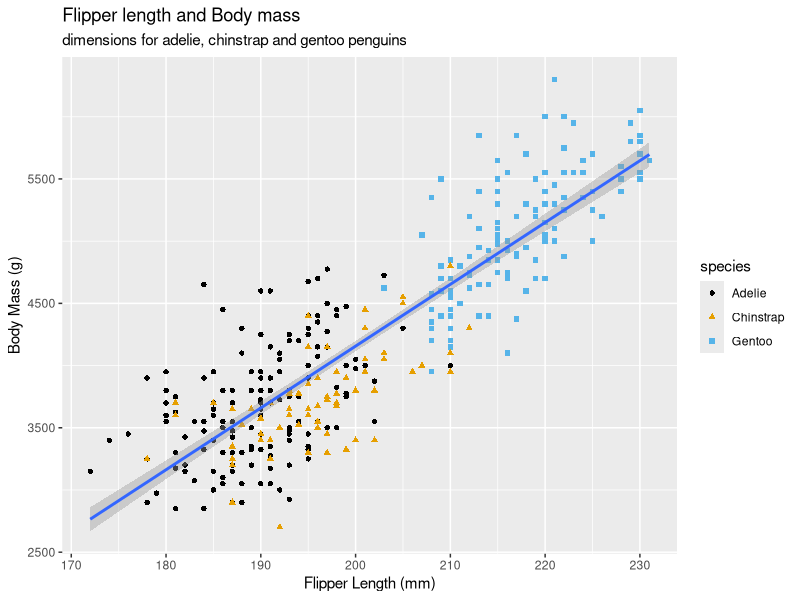

Recreate this plot in R.
library(tidyverse)
library(palmerpenguins)
library (ggthemes)
palmerpenguins::penguins
View (penguins)
ggplot(
  data = penguins,
  mapping = aes(x = flipper_length_mm, y = body_mass_g) 
  )+
  geom_point(aes(color = species, shape = species))+
  geom_smooth (method = "lm") +
labs(
  title = "Flipper length and Body mass",
  subtitle = "dimensions for adelie, chinstrap and gentoo penguins",
  x = "Flipper Length (mm)", y = "Body Mass (g)",
  color = "species", shape = "species",
) +
  scale_color_colorblind()
